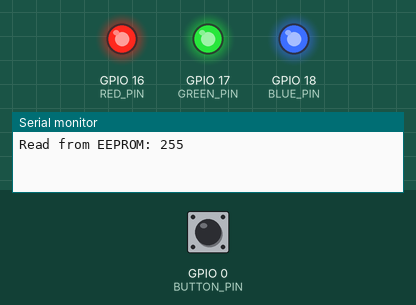
Recording of a sketch running on a simulated ESP32. Parts: output pins drawn as LEDs (lit = HIGH), the last lines printed to the serial monitor. Dashed ring = blinking. The test bench sets the inputs (shaded band); at power-on: GPIO 0 (BUTTON_PIN) HIGH. EEPROM starts erased.

Above: at 2.2 s.
2.3 s: GPIO 0 (BUTTON_PIN) pulled LOW for 0.15 s
At 2.8 s:
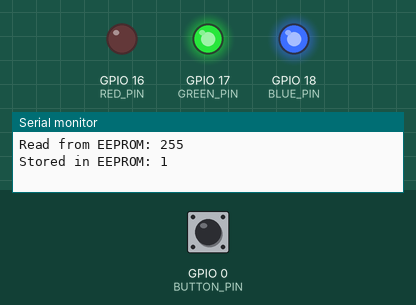
3.9 s: GPIO 0 (BUTTON_PIN) pulled LOW for 1 s
At 5.7 s:
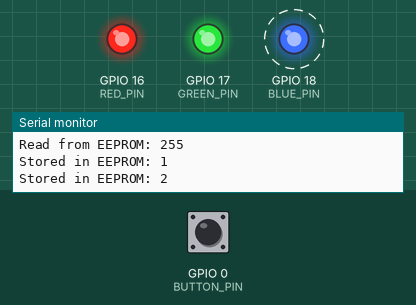
7.9 s: GPIO 0 (BUTTON_PIN) pulled LOW for 3.2 s
At 8.4 s:
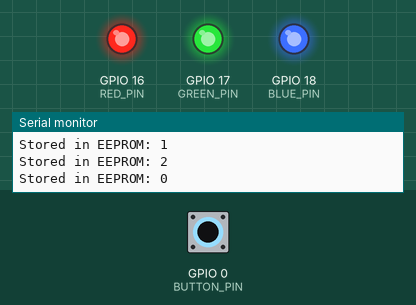
Timing chart, 0 to 10.9 s (numbered marks = the images above; inputs shaded):
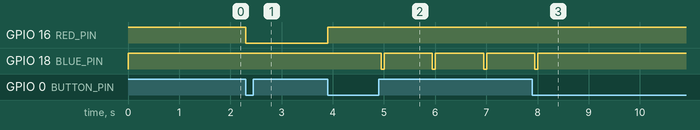

The sketch:

InterruptESP32Dev.ino
```cpp
#include <Arduino.h>
#include <EEPROM.h>

const uint8_t BUTTON_PIN = 0;   // Button connected to GPIO 0
const uint8_t RED_PIN = 16;     // Red LED pin
const uint8_t GREEN_PIN = 17;   // Green LED pin
const uint8_t BLUE_PIN = 18;    // Blue LED pin
const int EEPROM_ADDR = 0;      // Fixed EEPROM address to store LED state

volatile bool buttonPressed = false;
volatile bool isFirstPress = true;
volatile bool isBlinking = false;
volatile bool isBlinking2 = false;
volatile int ledState;      // LED state: 0 = off, 1 = red, 2 = blinking blue

void IRAM_ATTR buttonISR() {
  buttonPressed = true;
}

void setup() {
  Serial.begin(9600);  // Initialize serial communication for debugging

  pinMode(BUTTON_PIN, INPUT_PULLUP);
  attachInterrupt(digitalPinToInterrupt(BUTTON_PIN), buttonISR, FALLING);
  EEPROM.begin(1);

  pinMode(RED_PIN, OUTPUT);
  pinMode(GREEN_PIN, OUTPUT);
  pinMode(BLUE_PIN, OUTPUT);
  digitalWrite(RED_PIN, HIGH);
  digitalWrite(GREEN_PIN, HIGH);
  digitalWrite(BLUE_PIN, HIGH);

  // Read LED state from EEPROM
 ledState = EEPROM.read(EEPROM_ADDR);
  Serial.print("Read from EEPROM: ");
  Serial.println(ledState);

  if (ledState == 1) {
    digitalWrite(RED_PIN, HIGH);
    digitalWrite(GREEN_PIN, HIGH);
    digitalWrite(BLUE_PIN, LOW);
    isFirstPress = false;
  } else if (ledState == 2) {
    isBlinking2 = true;
    digitalWrite(RED_PIN, HIGH);   // Turn off red LED
    digitalWrite(GREEN_PIN, HIGH);
    digitalWrite(BLUE_PIN, HIGH);  // Turn off blue LED
  }

  delay(1000);
}

void loop() {
  ledState = 0;
  if (buttonPressed) {
    if (isFirstPress) {
      digitalWrite(RED_PIN, LOW);   // Turn on red LED
      ledState = 1;
      isFirstPress = false;
    } else {
      isBlinking = !isBlinking;     // Toggle blinking state
      if (isBlinking) {
        digitalWrite(RED_PIN, HIGH);
        digitalWrite(GREEN_PIN, HIGH);
        digitalWrite(BLUE_PIN, HIGH); // Turn off blue LED initially
        delay(100);                   // Delay for stability
        ledState = 2;
      } else {
        // Button pressed again after blink, restart
        isFirstPress = true;
        digitalWrite(RED_PIN, HIGH);   // Turn off all LEDs
        digitalWrite(GREEN_PIN, HIGH);
        digitalWrite(BLUE_PIN, HIGH);
        ledState = 0;
      }
    }
    buttonPressed = false;           // Reset button press flag
    // Store LED state in EEPROM
    EEPROM.write(EEPROM_ADDR, ledState);
    EEPROM.commit();
    Serial.print("Stored in EEPROM: ");
    Serial.println(ledState);
  }

  if (isBlinking) {
    // Blink blue LED
    digitalWrite(BLUE_PIN, HIGH);
    delay(943);                      // Blink interval
    digitalWrite(BLUE_PIN, LOW);
    delay(57);
  }

   if (isBlinking2) {
    // Blink blue LED
    digitalWrite(RED_PIN, HIGH);
    delay(943);                      // Blink interval
    digitalWrite(RED_PIN, LOW);
    delay(57);
  }
}
```

Measured:
- after the input at 2.3 s, GPIO 16 (RED_PIN): HIGH → LOW at once
- after the input at 3.9 s, GPIO 16 (RED_PIN): LOW → HIGH at once; GPIO 18 (BLUE_PIN): alternates HIGH for 0.94 s and LOW for 0.06 s, starting after 1.0 s
- after the input at 7.9 s, GPIO 18 (BLUE_PIN): goes on until 8.0 s, then stays HIGH
